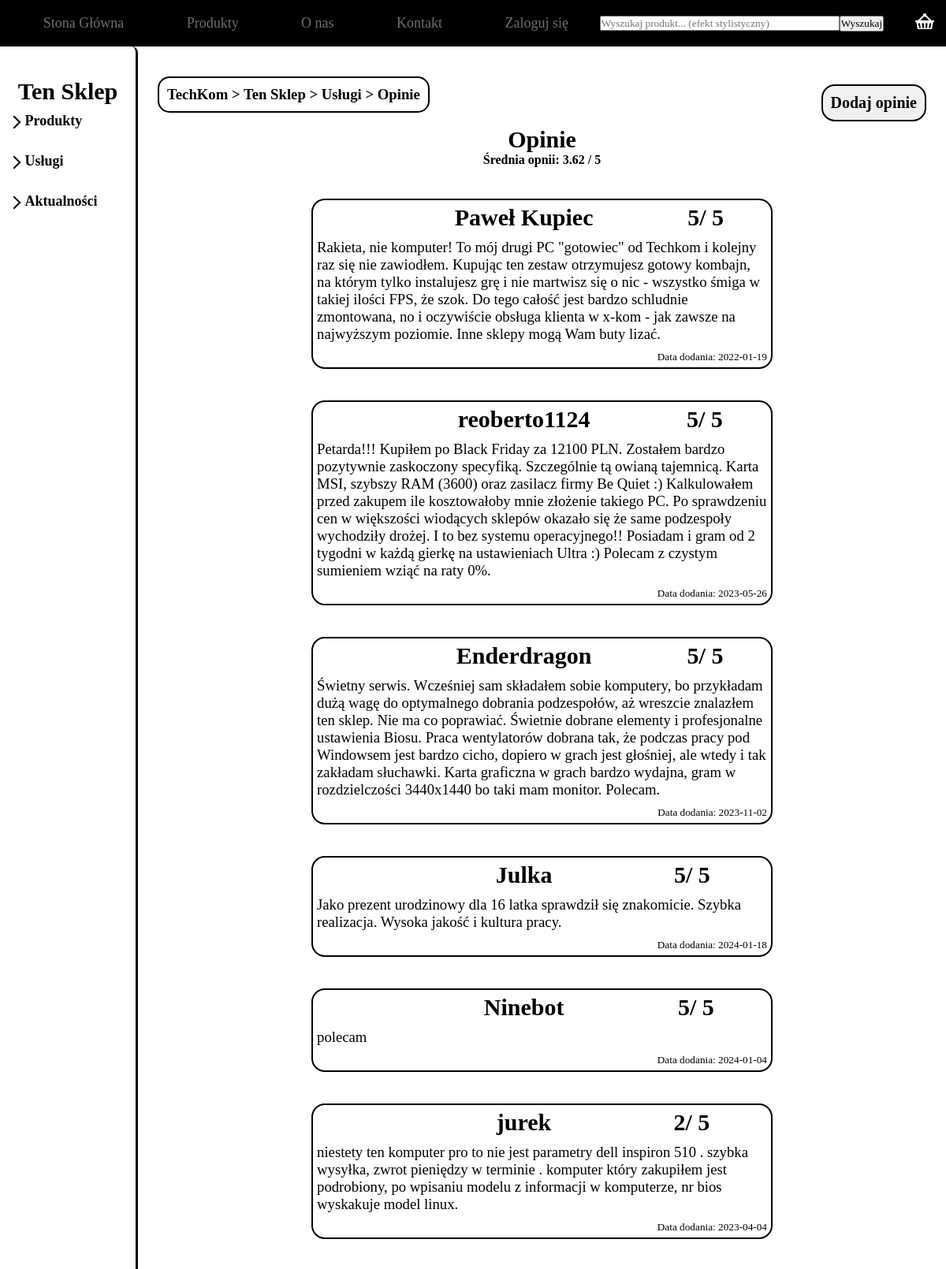
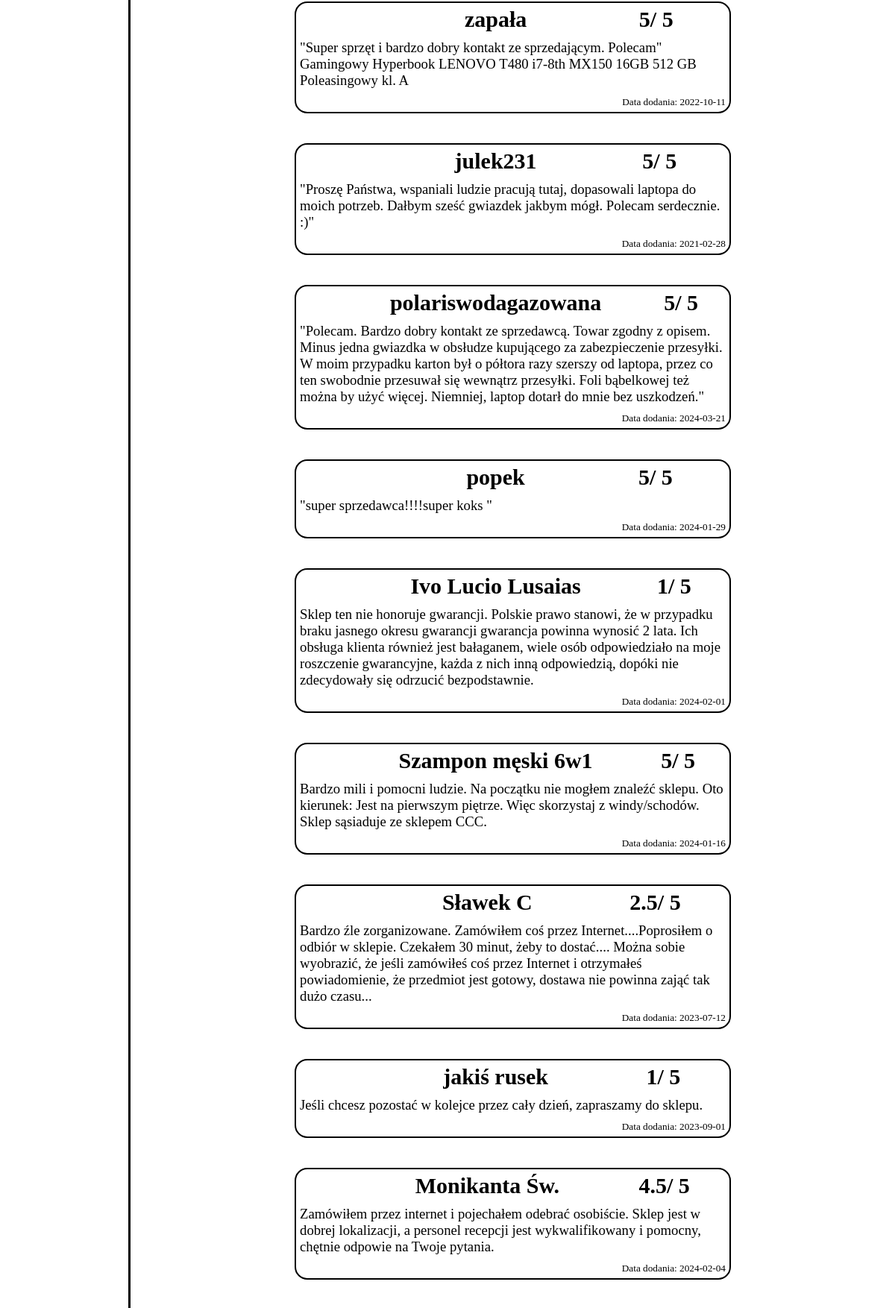
The page /opinion.php (upper part) on the database its author committed (2 pictures, top to bottom).
### tables this page shows
CREATE TABLE `rewiews` (
  `id` int(11) NOT NULL,
  `username` varchar(50) NOT NULL,
  `date` date NOT NULL,
  `review` text NOT NULL,
  `rating` float DEFAULT NULL
);

### opinion.php (the view, shortened to what this page needs)
<?php
    require_once "connect.php";
?>
<!DOCTYPE html>
<html lang="pl">
<head>
    <link rel="stylesheet" href="style/style.css">
    <link rel="stylesheet" href="style/opinion.css">
</head>
<body>
<header>
        <ul>
            <li>
                <a href="index.php">Stona Główna</a>
            </li>
            <li>
                <a href="products.php">Produkty</a>
            </li>
            <li>
                <a href="about.php">O nas</a>
            </li>
            <li>
                <a href="contact.php">Kontakt</a>
            </li>
            <li>
                <?php
                if(isset($_SESSION["user"])&&$_SESSION["user"]!=""){
                    echo '<a href="operation.php?operation=logout"> Wyloguj się</a>';
                }
                else{
                    echo '<a href="login.php">Zaloguj się</a>';
                }
                ?>
            </li>
            <li>
                <form method="POST" action="index.php">
                    <input type="text" name="search" class="searcher" placeholder="Wyszukaj produkt... (efekt stylistyczny)">
                    <input type="submit" value="Wyszukaj">
                </form>
            </li>
            <li>
                <a href="cart.php">
                    <img src="img/basket.png">
                </a>
            </li>
        </ul>
    </header>
    <main>
    <div class="left">
            <h2 class="shop disable-selection">Ten Sklep</h2>
            <ul class="lista" >
                <li class="disable-selection liststylenone" onclick="list('products')"> Produkty</li>
                <ul class="lista">
                </ul>
            </ul>
            <ul class="lista">
                <li class="disable-selection liststylenone" onclick="list('usluga')"> Usługi</li>
                <ul class="lista">
                </ul>
            </ul>
            <ul class="lista">
                <li class="disable-selection liststylenone" onclick="list('actual')"> Aktualności</li>
                <ul class="lista">
                </ul>
            </ul>
        </div>
        <div class="right">
            <div class="right-top">
                <h3 class="disable-selection">
                    TechKom > Ten Sklep > Usługi > Opinie
                </h3>
                <?php
                if(empty($_GET["opinion"])){
                    echo '<a href="opinion.php?opinion=add">Dodaj opinie</a>';
                }
                ?>
            </div>
            <div class="right-bottom
            <?php
                if(isset($_GET["opinion"])){
                    echo 'disable';
                }
            ?>
            ">
                <h2>
                    Opinie
                </h2>
                <h4>Średnia opnii:
                    <?php
                    $sql="SELECT ROUND(Avg(rating), 2) as avg from rewiews";
                    $result=$conn->query($sql);
                    $row=$result->fetch_assoc();
                    echo $row["avg"];
                    ?>
                / 5</h4>
                <?php
                    $sql = " SELECT * FROM rewiews";
                    if($result = $conn->query($sql)){
                        while($row=$result->fetch_assoc())
                        {
                            echo '<div class="opinion"> <div class="topop"><h2></h2><h2>'. $row['username']. '</h2><h2>';
                            echo $row["rating"]. '/ 5</h2></div> <h3>';
                            echo  $row['review']. '</h3> <h5> Data dodania: '. $row['date']. ' </h5> </div>';
                        }
                    }
                    else{
                        echo "Nie znaleziono żadnych opinii";
                    }
                ?>
            </div>
        </div>
    </main>
</body>
</html>

### style/style.css (style rules this page uses)
* { margin: 0; padding: 0; font-family: Cambria, Cochin, Georgia, Times, 'Times New Roman', serif; }
body { background: #ffffff; width: 100%; }
.disable-selection { -webkit-touch-callout: none; -webkit-user-select: none; -khtml-user-select: none; -moz-user-select: none; -ms-user-select: none; user-select: none; }
header { width: 100%; border-bottom-left-radius: 15px; border-bottom-right-radius: 15px; }
ul { display: flex; justify-content: space-between; list-style: none; }
header a { text-decoration: none; color: rgba(255, 255, 255, 0.4); font-size: large; }
.searcher { width: 300px; height: 15px; }
header form { display: flex; align-items: center; }
header ul li { padding: 0; display: flex; align-items: center; }
header ul { padding: 15px; background: #000000; }
header ul li img { width: 24px; }
main { display: flex; justify-content: space-between; min-height: 646px; }
.left { width: 15%; border-radius: 8px ; border-right: black 3px solid; align-items: center; display: flex; flex-direction: column; padding-top: 40px; padding-bottom: 40px; }
.lista { display: flex; flex-direction: column; min-width: 109px; padding-top: 10px; }
.liststylenone { cursor: pointer; font-size: large; font-weight: bolder; }
.left h2 { min-width: 120px; font-size: 30px; }
ul li { position: relative; padding-bottom: 10px; }
ul { list-style: none; }
ul li a { text-decoration: none; color: rgb(110, 110, 110); }
.left ul li:before { content: ''; position: absolute; border-right:2px solid black; border-bottom:2px solid black; width:10px; height:10px; top: calc(50% - 4px); left: -20px; transform: translateY(-50%) rotate(-45deg); }
.right { width: 85%; display: flex; flex-direction: column; align-items: center; padding-top: 36px; padding-bottom: 36px; padding-left: 25px; padding-right: 25px; }
.right-top { height: 50px; width: 100%; display: flex; align-items: center; justify-content: space-between; }
.right-top h3 { padding: 10px; border: black 2px solid; border-radius: 15px; color: black; }
.right-bottom h2 { font-size: 30px; text-align: center; padding-top: 15px; }
.right-bottom { width: 100%; display: flex; justify-content: space-between; flex-direction: column; }

### style/opinion.css (style rules this page uses)
.right-bottom { width: 60%; }
.opinion { color: #000000; margin-top: 40px; border-radius: 17px; border: black solid 2px; }
.opinion h2, .opinion h3, .opinion h5 { padding: 5px; }
.opinion h3 { font-weight: normal; }
.opinion h5 { text-align: end; font-weight: lighter; }
.right-top a { padding: 10px; font-size: 20px; margin-top: 20px; font-weight: bold; border-radius: 17px; border: 2px black solid; text-decoration: none; color: black; background: #F0F0F0; }
.topop { display: flex; justify-content: space-around; }
h4 { text-align: center; }

### rows shown on the page
rewiews: username "Paweł Kupiec", rating "5", review "Rakieta, nie komputer! To mój drugi PC \"gotowiec\" od Techkom i kolejny raz się nie zawiodłem. Kupując ten zestaw otrzymujesz gotowy kombajn, na którym tylko instalujesz grę i nie martwisz się o nic - wszystko śmiga w takiej ilości FPS, że szok. Do tego całość jest bardzo schludnie zmontowana, no i oczywiście obsługa klienta w x-kom - jak zawsze na najwyższym poziomie. Inne sklepy mogą Wam buty lizać.", date "2022-01-19"
rewiews: username "reoberto1124", rating "5", review "Petarda!!! Kupiłem po Black Friday za 12100 PLN. Zostałem bardzo pozytywnie zaskoczony specyfiką. Szczególnie tą owianą tajemnicą. Karta MSI, szybszy RAM (3600) oraz zasilacz firmy Be Quiet :) Kalkulowałem przed zakupem ile kosztowałoby mnie złożenie takiego PC. Po sprawdzeniu cen w większości wiodących sklepów okazało się że same podzespoły wychodziły drożej. I to bez systemu operacyjnego!! Posiadam i gram od 2 tygodni w każdą gierkę na ustawieniach Ultra :) Polecam z czystym sumieniem wziąć na raty 0%.", date "2023-05-26"
rewiews: username "Enderdragon", rating "5", review "Świetny serwis. Wcześniej sam składałem sobie komputery, bo przykładam dużą wagę do optymalnego dobrania podzespołów, aż wreszcie znalazłem ten sklep. Nie ma co poprawiać. Świetnie dobrane elementy i profesjonalne ustawienia Biosu. Praca wentylatorów dobrana tak, że podczas pracy pod Windowsem jest bardzo cicho, dopiero w grach jest głośniej, ale wtedy i tak zakładam słuchawki. Karta graficzna w grach bardzo wydajna, gram w rozdzielczości 3440x1440 bo taki mam monitor. Polecam.", date "2023-11-02"
rewiews: username "Julka", rating "5", review "Jako prezent urodzinowy dla 16 latka sprawdził się znakomicie. Szybka realizacja. Wysoka jakość i kultura pracy.", date "2024-01-18"
rewiews: username "Ninebot", rating "5", review "polecam", date "2024-01-04"
rewiews: username "jurek", rating "2", review "niestety ten komputer pro to nie jest parametry dell inspiron 510 . szybka wysyłka, zwrot pieniędzy w terminie . komputer który zakupiłem jest podrobiony, po wpisaniu modelu z informacji w komputerze, nr bios wyskakuje model linux.", date "2023-04-04"
rewiews: username "zapała", rating "5", review "\"Super sprzęt i bardzo dobry kontakt ze sprzedającym. Polecam\" Gamingowy Hyperbook LENOVO T480 i7-8th MX150 16GB 512 GB Poleasingowy kl. A", date "2022-10-11"
rewiews: username "julek231", rating "5", review "\"Proszę Państwa, wspaniali ludzie pracują tutaj, dopasowali laptopa do moich potrzeb. Dałbym sześć gwiazdek jakbym mógł. Polecam serdecznie. :)\"", date "2021-02-28"
rewiews: username "polariswodagazowana", rating "5", review "\"Polecam. Bardzo dobry kontakt ze sprzedawcą. Towar zgodny z opisem. Minus jedna gwiazdka w obsłudze kupującego za zabezpieczenie przesyłki. W moim przypadku karton był o półtora razy szerszy od laptopa, przez co ten swobodnie przesuwał się wewnątrz przesyłki. Foli bąbelkowej też można by użyć więcej. Niemniej, laptop dotarł do mnie bez uszkodzeń.\"", date "2024-03-21"
rewiews: username "popek", rating "5", review "\"super sprzedawca!!!!super koks \"", date "2024-01-29"
rewiews: username "Ivo Lucio Lusaias", rating "1", review "Sklep ten nie honoruje gwarancji. Polskie prawo stanowi, że w przypadku braku jasnego okresu gwarancji gwarancja powinna wynosić 2 lata. Ich obsługa klienta również jest bałaganem, wiele osób odpowiedziało na moje roszczenie gwarancyjne, każda z nich inną odpowiedzią, dopóki nie zdecydowały się odrzucić bezpodstawnie.", date "2024-02-01"
rewiews: username "Szampon męski 6w1", rating "5", review "Bardzo mili i pomocni ludzie. Na początku nie mogłem znaleźć sklepu. Oto kierunek: Jest na pierwszym piętrze. Więc skorzystaj z windy/schodów. Sklep sąsiaduje ze sklepem CCC.", date "2024-01-16"
rewiews: username "Sławek C", rating "2.5", review "Bardzo źle zorganizowane. Zamówiłem coś przez Internet....Poprosiłem o odbiór w sklepie. Czekałem 30 minut, żeby to dostać.... Można sobie wyobrazić, że jeśli zamówiłeś coś przez Internet i otrzymałeś powiadomienie, że przedmiot jest gotowy, dostawa nie powinna zająć tak dużo czasu...", date "2023-07-12"
rewiews: username "jakiś rusek", rating "1", review "Jeśli chcesz pozostać w kolejce przez cały dzień, zapraszamy do sklepu.", date "2023-09-01"
rewiews: username "Monikanta Św.", rating "4.5", review "Zamówiłem przez internet i pojechałem odebrać osobiście. Sklep jest w dobrej lokalizacji, a personel recepcji jest wykwalifikowany i pomocny, chętnie odpowie na Twoje pytania.", date "2024-02-04"

### other values the page prints
$row["avg"] "3.62"
